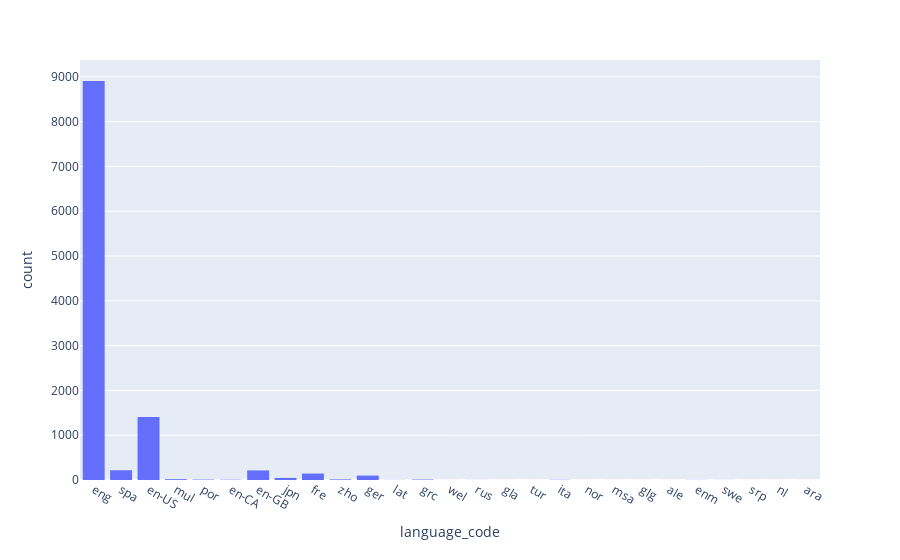

Notebook cell for this chart:
### Markdown cell above
**1.** Most books are from US

### Code cell
fig = px.histogram(df, x='language_code')
fig.show()

### Figure 1 — Plotly figure (JSON) as saved in the notebook; plotly's stock layout.template omitted (floating-point values rounded to 4 significant figures; data arrays with more than 128 entries replaced by an {"elided": "..."} marker saying what was removed)
{"data": [{"alignmentgroup": "True", "bingroup": "x", "hovertemplate": "language_code=%{x}<br>count=%{y}<extra></extra>", "legendgroup": "", "marker": {"color": "#636efa", "pattern": {"shape": ""}}, "name": "", "offsetgroup": "", "orientation": "v", "showlegend": false, "type": "histogram", "x": {"elided": "11123 str values"}, "xaxis": "x", "yaxis": "y"}], "layout": {"barmode": "relative", "legend": {"tracegroupgap": 0}, "margin": {"t": 60}, "xaxis": {"anchor": "y", "domain": [0, 1], "title": {"text": "language_code"}}, "yaxis": {"anchor": "x", "domain": [0, 1], "title": {"text": "count"}}}}
